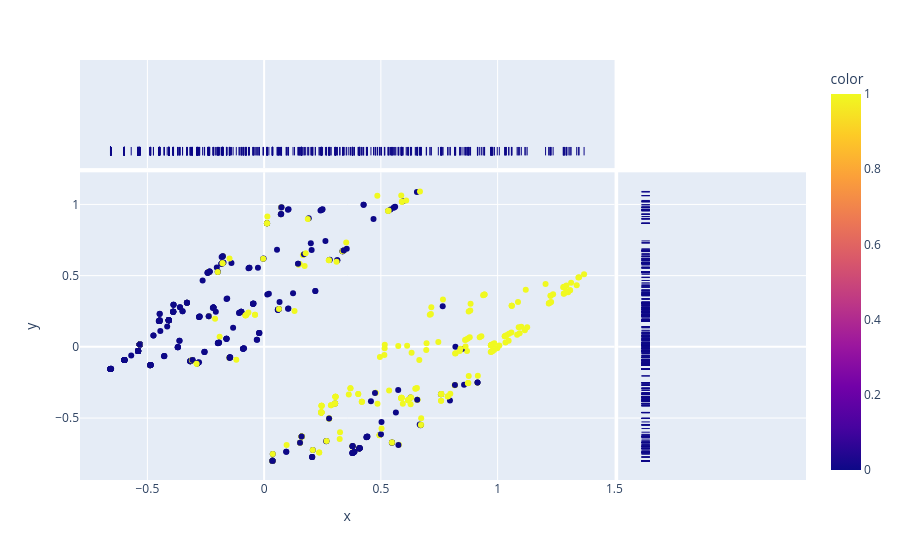

Notebook source saved alongside this figure:
### Code cell
#  PC1-PC4 are give the highest returns (93%).
#  Here the cluster look helpful.
fig1 = px.scatter(
                x = newDataframe.PC1,
                y = newDataframe.PC2,
                color = newDataframe.Survived,
                marginal_y="rug", 
                marginal_x="rug")
fig1.show()

### Figure 1 — Plotly figure (JSON) as saved in the notebook; plotly's stock layout.template omitted (floating-point values rounded to 4 significant figures; data arrays with more than 128 entries replaced by an {"elided": "..."} marker saying what was removed)
{"data": [{"hovertemplate": "x=%{x}<br>y=%{y}<br>color=%{marker.color}<extra></extra>", "legendgroup": "", "marker": {"color": {"elided": "891 int values"}, "coloraxis": "coloraxis", "symbol": "circle"}, "mode": "markers", "name": "", "showlegend": false, "type": "scatter", "x": {"elided": "891 float values"}, "xaxis": "x", "y": {"elided": "891 float values"}, "yaxis": "y"}, {"alignmentgroup": "True", "boxpoints": "all", "fillcolor": "rgba(255,255,255,0)", "hoveron": "points", "hovertemplate": "x=%{x}<extra></extra>", "jitter": 0, "legendgroup": "", "line": {"color": "rgba(255,255,255,0)"}, "marker": {"color": "#0d0887", "symbol": "line-ns-open"}, "name": "", "offsetgroup": "", "showlegend": false, "type": "box", "x": {"elided": "891 float values"}, "xaxis": "x3", "yaxis": "y3"}, {"alignmentgroup": "True", "boxpoints": "all", "fillcolor": "rgba(255,255,255,0)", "hoveron": "points", "hovertemplate": "y=%{y}<extra></extra>", "jitter": 0, "legendgroup": "", "line": {"color": "rgba(255,255,255,0)"}, "marker": {"color": "#0d0887", "symbol": "line-ew-open"}, "name": "", "offsetgroup": "", "showlegend": false, "type": "box", "xaxis": "x2", "y": {"elided": "891 float values"}, "yaxis": "y2"}], "layout": {"coloraxis": {"colorbar": {"title": {"text": "color"}}, "colorscale": [[0, "#0d0887"], [0.1111, "#46039f"], [0.2222, "#7201a8"], [0.3333, "#9c179e"], [0.4444, "#bd3786"], [0.5556, "#d8576b"], [0.6667, "#ed7953"], [0.7778, "#fb9f3a"], [0.8889, "#fdca26"], [1, "#f0f921"]]}, "legend": {"tracegroupgap": 0}, "margin": {"t": 60}, "xaxis": {"anchor": "y", "domain": [0, 0.7363], "title": {"text": "x"}}, "xaxis2": {"anchor": "y2", "domain": [0.7413, 1], "matches": "x2", "showgrid": false, "showline": false, "showticklabels": false, "ticks": ""}, "xaxis3": {"anchor": "y3", "domain": [0, 0.7363], "matches": "x", "showgrid": true, "showticklabels": false}, "xaxis4": {"anchor": "y4", "domain": [0.7413, 1], "matches": "x2", "showgrid": false, "showline": false, "showticklabels": false, "ticks": ""}, "yaxis": {"anchor": "x", "domain": [0, 0.7326], "title": {"text": "y"}}, "yaxis2": {"anchor": "x2", "domain": [0, 0.7326], "matches": "y", "showgrid": true, "showticklabels": false}, "yaxis3": {"anchor": "x3", "domain": [0.7426, 1], "matches": "y3", "showgrid": false, "showline": false, "showticklabels": false, "ticks": ""}, "yaxis4": {"anchor": "x4", "domain": [0.7426, 1], "matches": "y3", "showgrid": true, "showline": false, "showticklabels": false, "ticks": ""}}}
